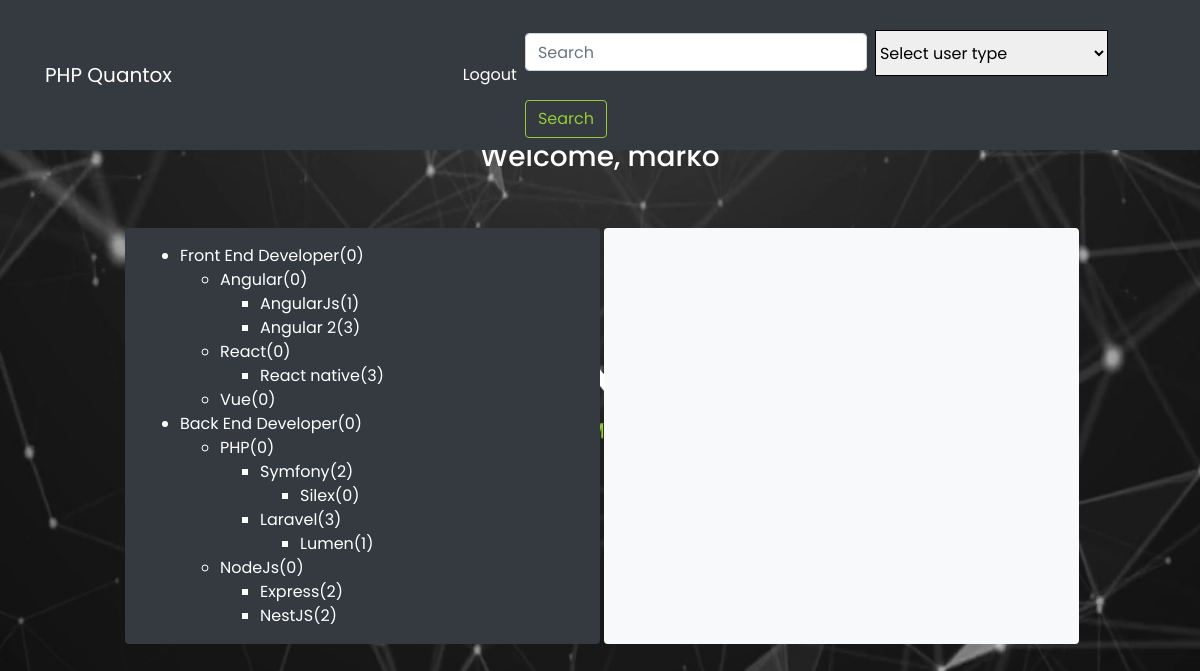
The app's page /results.php (signed in) with its own data.
### tables this page shows
CREATE TABLE `user_type` (
  `id` int(11) NOT NULL,
  `type` varchar(70) NOT NULL,
  `parent` int(11) NOT NULL
);

### functions.php (the view, shortened to what this page needs)
<?php
class Database {
    function __construct($project = 0) {
        $servername = "localhost";
        $password = "";
        $username = "root";
        $dbname = "milosdb";
        $this->conn = new mysqli($servername, $username, $password, $dbname);
    }
}
function get_types() {
    $db = new Database;
    $user_types = array();
	$sql="SELECT user_type.type as type_name,user_type.parent as parent, user_type.id as tid, t1.* FROM user_type LEFT JOIN ( SELECT *, COUNT(*) as count FROM user GROUP BY user.type) as t1 ON t1.type=user_type.id";
    $all_types_res = $db->conn->query($sql);
    while ($row = mysqli_fetch_array($all_types_res)) {
		$user_types[$row['tid']]['id'] = $row['tid'];
        $user_types[$row['tid']]['name'] = $row['type_name'];
        $user_types[$row['tid']]['parent'] = $row['parent'];
		$user_types[$row['tid']]['count'] = $row['count'];
    }
    return $user_types;
}
function display_types($array){
    echo "<ul class='types'>";
	$count = 0;
        foreach($array as $value){
			if(empty($value['count'])){
				$value['count'] = 0;
			}
			$count+=$value['count'];
			echo "<li>".$value['name']."(". $count.")";
				if(isset($value['children']) && !empty($value['children'])){
					display_types($value['children']);
				}
        }
    echo "</ul>";
}

### css/index.css (style rules this page uses)
body { margin: 0; padding: 0; font-family: 'Poppins', sans-serif; height: 100vh; width: 100%; background-image: url(../img/1.jpg); background-repeat: no-repeat; background-size: 100% 100%; }
.types { color: white; }

### records on screen
user_type: type "Front End Developer", count "0"
user_type: type "Angular", count "0"
user_type: type "AngularJs", count "1"
user_type: type "Angular 2", count "3"
user_type: type "React", count "0"
user_type: type "React native", count "3"
user_type: type "Vue", count "0"
user_type: type "Back End Developer", count "0"
user_type: type "PHP", count "0"
user_type: type "Symfony", count "2"
user_type: type "Silex", count "0"
user_type: type "Laravel", count "3"
user_type: type "Lumen", count "1"
user_type: type "NodeJs", count "0"
user_type: type "Express", count "2"
user_type: type "NestJS", count "2"

### other values on screen
$_SESSION['name'] "marko"
